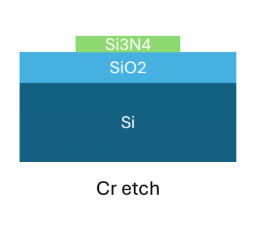
#> input picture scaling/image.png, 259 x 226 px
$ jupyter execute scaling.ipynb
#> lines starting #> are read from the running program, lines starting #| are printed output that depends on the picture
[cell 1]
import cv2
import numpy as np
import matplotlib.pyplot as plt
from matplotlib.patches import Rectangle
import os

colorMap = { # hex color codes for each material
    'si3n4': "#8fd972",
    'sio2': "#46b1e1",
    'si': "#156083",
}

def hex_to_bgr(hex_color):
    """Convert hex color to BGR format for OpenCV"""
    # Remove the # if present
    hex_color = hex_color.lstrip('#')
    # Convert to RGB
    r = int(hex_color[0:2], 16)
    g = int(hex_color[2:4], 16)
    b = int(hex_color[4:6], 16)
    # Return BGR (OpenCV format)
    return (b, g, r)

def hex_to_rgb(hex_color):
    """Convert hex color to RGB format for matplotlib"""
    # Remove the # if present
    hex_color = hex_color.lstrip('#')
    # Convert to RGB
    r = int(hex_color[0:2], 16) / 255.0
    g = int(hex_color[2:4], 16) / 255.0
    b = int(hex_color[4:6], 16) / 255.0
    return (r, g, b)

def color_distance(color1, color2):
    """Calculate Euclidean distance between two BGR colors"""
    return np.sqrt(sum((c1 - c2) ** 2 for c1, c2 in zip(color1, color2)))

def find_material_boundaries(image, color_map, tolerance=50):
    """Find the boundaries of each material using grid-based pixel analysis"""
    height, width = image.shape[:2]
    materials = {}

    for material, hex_color in color_map.items():
        target_color = hex_to_bgr(hex_color)

        # Initialize boundaries
        min_x, max_x = width, 0
        min_y, max_y = height, 0
        pixel_count = 0

        # Scan the entire image pixel by pixel
        for y in range(height):
            for x in range(width):
                pixel_color = image[y, x]
                distance = color_distance(pixel_color, target_color)

                if distance <= tolerance:
                    # Update boundaries
                    min_x = min(min_x, x)
                    max_x = max(max_x, x)
                    min_y = min(min_y, y)
                    max_y = max(max_y, y)
                    pixel_count += 1

        if pixel_count > 0:
            materials[material] = {
                'min_x': min_x,
                'max_x': max_x,
                'min_y': min_y,
                'max_y': max_y,
                'width': max_x - min_x + 1,
                'height': max_y - min_y + 1,
                'area': pixel_count,
                'pixel_count': pixel_count
            }

    return materials

def analyze_material_distribution(image, color_map, tolerance=50):
    """Analyze the distribution of materials in the image"""
    height, width = image.shape[:2]
    material_pixels = {material: [] for material in color_map.keys()}

    for material, hex_color in color_map.items():
        target_color = hex_to_bgr(hex_color)

        for y in range(height):
            for x in range(width):
                pixel_color = image[y, x]
                distance = color_distance(pixel_color, target_color)

                if distance <= tolerance:
                    material_pixels[material].append((x, y))

    return material_pixels

def create_visualization(materials, color_map):
    """Create a comprehensive visualization of the material measurements"""
    fig = plt.figure(figsize=(15, 10))

    # Create subplots
    gs = fig.add_gridspec(2, 3, height_ratios=[1, 1], width_ratios=[1, 1, 1])

    # 1. Bar chart for dimensions
    ax1 = fig.add_subplot(gs[0, 0])
    materials_list = list(materials.keys())
    widths = [materials[m]['width'] for m in materials_list]
    heights = [materials[m]['height'] for m in materials_list]

    x = np.arange(len(materials_list))
    width = 0.35

    ax1.bar(x - width/2, widths, width, label='Width', alpha=0.8)
    ax1.bar(x + width/2, heights, width, label='Height', alpha=0.8)
    ax1.set_xlabel('Materials')
    ax1.set_ylabel('Pixels')
    ax1.set_title('Width and Height Comparison')
    ax1.set_xticks(x)
    ax1.set_xticklabels([m.upper() for m in materials_list])
    ax1.legend()
    ax1.grid(True, alpha=0.3)

    # 2. Area comparison
    ax2 = fig.add_subplot(gs[0, 1])
    areas = [materials[m]['area'] for m in materials_list]
    colors = [hex_to_rgb(color_map[m]) for m in materials_list]

    bars = ax2.bar(materials_list, areas, color=colors, alpha=0.8)
    ax2.set_xlabel('Materials')
    ax2.set_ylabel('Area (pixels)')
    ax2.set_title('Area Comparison')
    ax2.grid(True, alpha=0.3)

    # Add value labels on bars
    for bar, area in zip(bars, areas):
        height = bar.get_height()
        ax2.text(bar.get_x() + bar.get_width()/2., height + height*0.01,
                f'{area:,}', ha='center', va='bottom', fontsize=10)

    # 3. Pie chart for area distribution
    ax3 = fig.add_subplot(gs[0, 2])
    total_area = sum(areas)
    percentages = [area/total_area*100 for area in areas]

    wedges, texts, autotexts = ax3.pie(areas, labels=[f'{m.upper()}\n{p:.1f}%' for m, p in zip(materials_list, percentages)],
                                       colors=colors, autopct='%1.1f%%', startangle=90)
    ax3.set_title('Area Distribution')

    # 4. Layered structure visualization
    ax4 = fig.add_subplot(gs[1, :])

    # Sort materials by vertical position (bottom to top)
    sorted_materials = sorted(materials.items(), key=lambda x: x[1]['min_y'], reverse=True)

    y_offset = 0
    for material, data in sorted_materials:
        color = hex_to_rgb(color_map[material])
        rect = Rectangle((data['min_x'], y_offset), data['width'], data['height'],
                        facecolor=color, edgecolor='black', linewidth=2, alpha=0.8)
        ax4.add_patch(rect)

        # Add material label
        ax4.text(data['min_x'] + data['width']/2, y_offset + data['height']/2,
                material.upper(), ha='center', va='center', fontsize=12, fontweight='bold',
                color='white' if material in ['si', 'sio2', 'si3n4'] else 'black')

        y_offset += data['height']

    ax4.set_xlim(0, max(m['max_x'] for m in materials.values()) + 20)
    ax4.set_ylim(0, y_offset + 20)
    ax4.set_xlabel('X Position (pixels)')
    ax4.set_ylabel('Y Position (pixels)')
    ax4.set_title('Layered Structure Visualization')
    ax4.grid(True, alpha=0.3)
    ax4.set_aspect('equal')

    plt.tight_layout()
    plt.savefig('material_analysis.png', dpi=300, bbox_inches='tight')
    plt.show()

def main():
    # Load the image
    image_path = 'image.png'
    if not os.path.exists(image_path):
        print(f"Error: {image_path} not found!")
        return

    image = cv2.imread(image_path)
#> image is the input picture: shape (226, 259, 3); mean B, G, R 210.7, 197.9, 161.9
    if image is None:
        print(f"Error: Could not load {image_path}")
        return

    print("Grid-based Material Analysis")
    print("=" * 50)

    # Find material boundaries
    materials = find_material_boundaries(image, colorMap)
#> after the loop in find_material_boundaries, `for material, hex_color in color_map.items():`: materials = 3 items
#> materials = 3 items

    if not materials:
        print("No materials detected. Try adjusting the tolerance value.")
        return

    # Print detailed measurements
    for material, data in materials.items():
        print(f"\n{material.upper()}:")
        print(f"  Position: ({data['min_x']}, {data['min_y']}) to ({data['max_x']}, {data['max_y']})")
        print(f"  Width: {data['width']} pixels")
        print(f"  Height: {data['height']} pixels")
        print(f"  Area: {data['area']} pixels")
        print(f"  Pixel count: {data['pixel_count']}")
#> this loop made 3 passes
#> material on passes 1 to 3: 'si3n4', 'sio2', 'si'
#> (printed output is left out)

    # Analyze material distribution
    print(f"\n" + "=" * 50)
    print("Material Distribution Analysis:")

    material_pixels = analyze_material_distribution(image, colorMap)
#> material_pixels = 3 items

    for material, pixels in material_pixels.items():
        if pixels:
            x_coords = [p[0] for p in pixels]
            y_coords = [p[1] for p in pixels]

            print(f"\n{material.upper()}:")
            print(f"  Total pixels: {len(pixels)}")
            print(f"  X range: {min(x_coords)} to {max(x_coords)}")
            print(f"  Y range: {min(y_coords)} to {max(y_coords)}")
            print(f"  Center: ({np.mean(x_coords):.1f}, {np.mean(y_coords):.1f})")
#> this loop made 3 passes
#> (printed output is left out)

    # Create and display visualization
    print(f"\n" + "=" * 50)
    print("Creating visualization...")
    create_visualization(materials, colorMap)
#> in create_visualization, `materials_list = list(materials.keys())`: materials_list = ['si3n4', 'sio2', 'si']
#> in create_visualization, `widths = [materials[m]['width'] for m in materials_list]`: widths = [104, 216, 216]
#> in create_visualization, `heights = [materials[m]['height'] for m in materials_list]`: heights = [16, 31, 79]
#> in create_visualization, `x = np.arange(len(materials_list))`: x = [0, 1, 2]
#> in create_visualization, `areas = [materials[m]['area'] for m in materials_list]`: areas = [1427, 6511, 16976]
#> in create_visualization, `colors = [hex_to_rgb(color_map[m]) for m in materials_list]`: colors = [(0.561, 0.851, 0.447), (0.275, 0.694, 0.882), (0.0824, 0.376, 0.514)]
#> the loop in create_visualization, `for bar, area in zip(bars, areas):` made 3 passes
#> (area, height) on passes 1 to 3: (1427, 1427), (6511, 6511), (16976, 16976)
#> in create_visualization, `total_area = sum(areas)`: total_area = 24914
#> in create_visualization, `percentages = [area/total_area*100 for area in areas]`: percentages = [5.73, 26.13, 68.14]
#> in create_visualization, `wedges, texts, autotexts = ax3.pie(areas, labels=[f'{m.upper()}\n{p:.1..`: wedges = 3 items
#> the loop in create_visualization, `for material, data in sorted_materials:` made 3 passes
#> (material, hex_color in hex_to_rgb, r in hex_to_rgb, g in hex_to_rgb, b in hex_to_rgb, y_offset) on passes 1 to 3: ('si', '156083', 0.0824, 0.376, 0.514, 79), ('sio2', '46b1e1', 0.275, 0.694, 0.882, 110), ('si3n4', '8fd972', 0.561, 0.851, 0.447, 126)
#> after the loop in create_visualization, `for material, data in sorted_materials:`: y_offset = 126
#> in create_visualization, `plt.savefig('material_analysis.png', dpi=300, bbox_inches='tight')`:
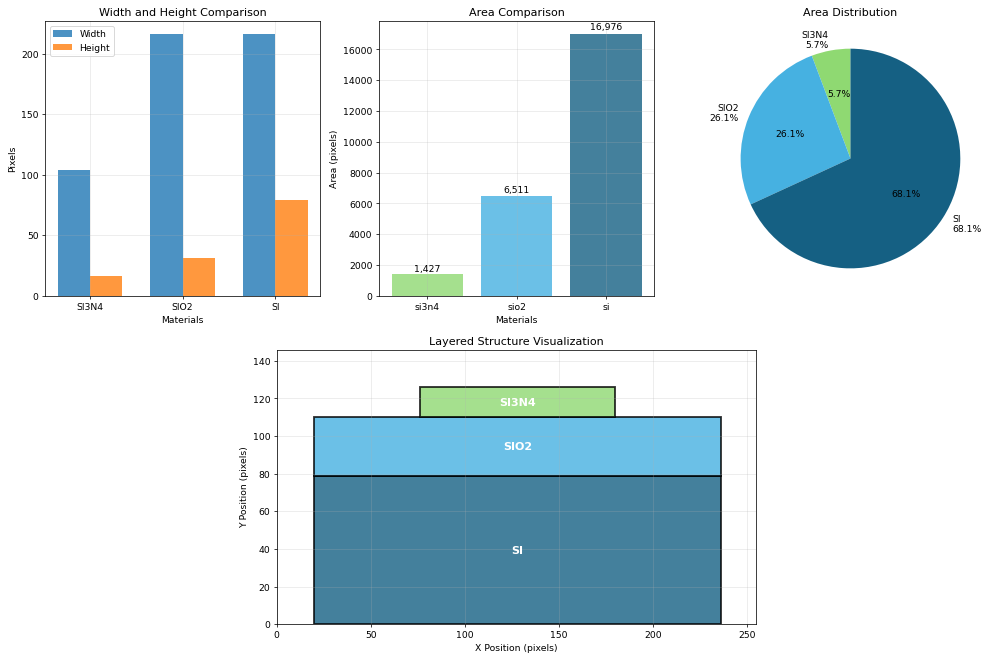
#> figure drawn by matplotlib, 4 panels; panel 1: tallest bar 79 high, from x = 2 to 2.35; panel 2: tallest bar 16976 high, from x = 1.6 to 2.4
    print("Visualization saved as 'material_analysis.png'")

if __name__ == "__main__":
    main()
